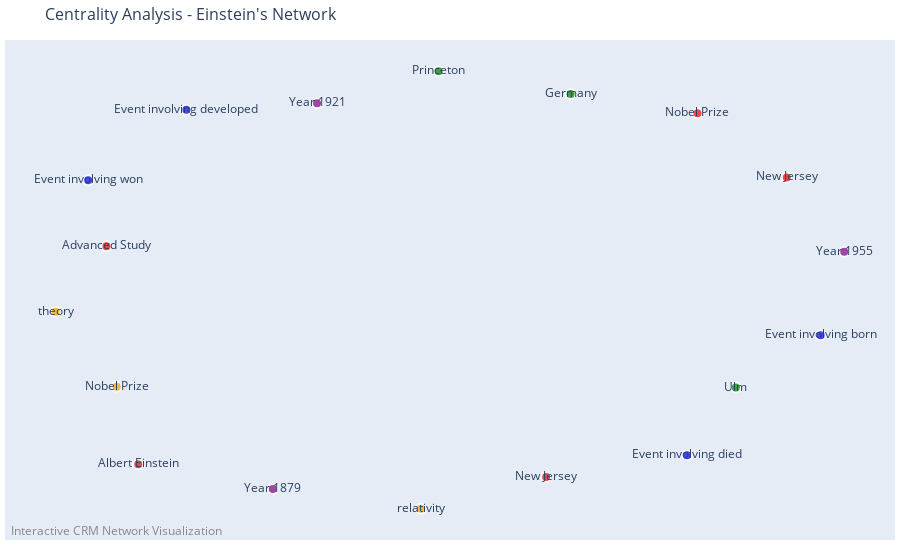
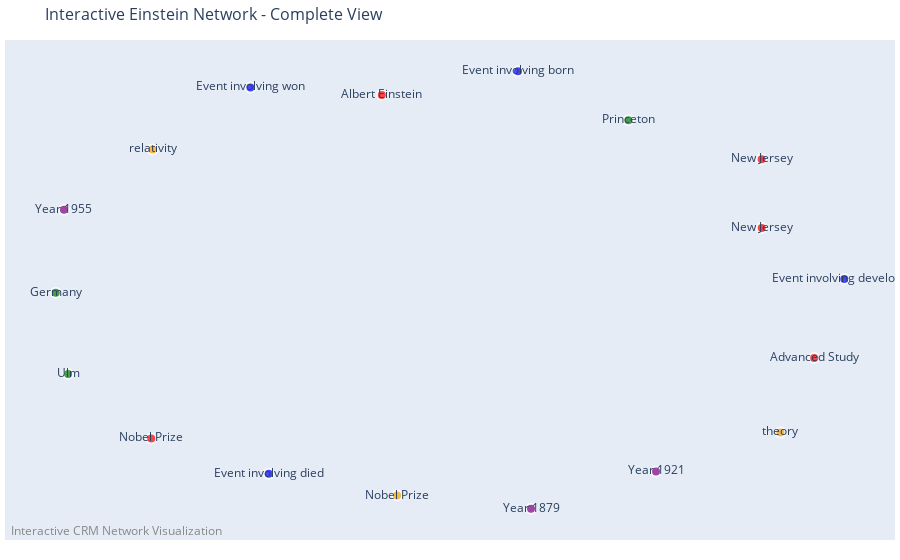

Notebook code for these charts, in order:
### Markdown cell above
## Step 8: Enhanced Interactive Features

Create additional interactive visualizations with community structure and centrality analysis.

### Code cell
# Create enhanced interactive visualizations
print("🎨 Creating enhanced interactive visualizations...")

# 1. Community Structure Visualization
if communities:
    print("📊 Creating community structure visualization...")
    community_fig = create_interactive_plot(
        graph,
        title="Community Structure - Einstein's Network",
        node_size_multiplier=25,
        edge_width_multiplier=2
    )
    
    # Add community colors
    community_colors = px.colors.qualitative.Set3[:len(communities)]
    for i, community in enumerate(communities):
        for node_id in community:
            if node_id in community_fig.data[1].marker.color:
                # Update node color for community
                pass
    
    community_file = plots_dir / "community_structure.html"
    community_fig.write_html(str(community_file))
    print(f"✅ Generated community plot: {community_file}")
    
    # Display community visualization
    try:
        community_fig.show()
    except ValueError as e:
        print(f"⚠️  Display issue: {e}")
        print(f"📁 Community plot saved: {community_file}")

# 2. Centrality Analysis Visualization
print("📊 Creating centrality analysis visualization...")
centrality_fig = create_interactive_plot(
    graph,
    title="Centrality Analysis - Einstein's Network",
    node_size_multiplier=30,
    edge_width_multiplier=1.5
)

centrality_file = plots_dir / "centrality_analysis.html"
centrality_fig.write_html(str(centrality_file))
print(f"✅ Generated centrality plot: {centrality_file}")

# Display centrality visualization
try:
    centrality_fig.show()
except ValueError as e:
    print(f"⚠️  Display issue: {e}")
    print(f"📁 Centrality plot saved: {centrality_file}")

# 3. Main Interactive Network
print("📊 Creating main interactive network...")
main_fig = create_interactive_plot(
    graph,
    title="Interactive Einstein Network - Complete View",
    node_size_multiplier=20,
    edge_width_multiplier=2
)

main_file = plots_dir / "interactive_network.html"
main_fig.write_html(str(main_file))
print(f"✅ Generated main interactive plot: {main_file}")

# Display main visualization
try:
    main_fig.show()
except ValueError as e:
    print(f"⚠️  Display issue: {e}")
    print(f"📁 Main plot saved: {main_file}")

### Figure 1 — Plotly figure (JSON) as saved in the notebook; plotly's stock layout.template omitted (floating-point values rounded to 4 significant figures)
{"data": [{"hoverinfo": "none", "line": {"color": "#888", "width": 1.5}, "mode": "lines", "type": "scatter", "x": [], "y": []}, {"hoverinfo": "text", "hovertext": ["ID: c682e9cf-344a-4868-8316-d323c7b4352e<br>Label: Albert Einstein<br>Class: E21", "ID: ab19b1e0-bd1b-494f-8075-4fe5364026e6<br>Label: Nobel Prize<br>Class: E21", "ID: 8391dbbf-4402-4b6c-b94b-31473364a0f5<br>Label: Advanced Study<br>Class: E21", "ID: 8f0905d0-be1c-4ea2-a735-22ce305bc43b<br>Label: New Jersey<br>Class: E21", "ID: c8037576-07c3-4cec-b6de-768503c7aecb<br>Label: New Jersey<br>Class: E21", "ID: 2fc47d3d-22f9-4da3-9601-5aa6fc5f7236<br>Label: Event involving born<br>Class: E5", "ID: 58797a3a-85d7-4bc7-a02b-8a9fa4fc074e<br>Label: Event involving died<br>Class: E5", "ID: b63bdf6e-534f-4355-80ef-0b8c702e8424<br>Label: Event involving developed<br>Class: E5", "ID: 030a0b4c-b017-4111-8189-2c2b013a0a3a<br>Label: Event involving won<br>Class: E5", "ID: 731b25b2-d9bd-4aed-ba2c-35c61bdd3d35<br>Label: Germany<br>Class: E53", "ID: 59c41d29-dfb8-4c69-b07c-6c8f4c27ef8f<br>Label: Princeton<br>Class: E53", "ID: 51f04aef-e16f-4c3b-aa2e-346c5a457764<br>Label: Ulm<br>Class: E53", "ID: 49b6c8be-5298-4786-a094-81f9a6782928<br>Label: theory<br>Class: E22", "ID: 3f08aefb-d6d2-4a8f-88c6-5118f1c83985<br>Label: Nobel Prize<br>Class: E22", "ID: 4a41a892-b7a1-45b3-b68e-ad36a053ac5f<br>Label: relativity<br>Class: E22", "ID: 87ddfa86-fa27-46ce-ae4d-f9c4141771f6<br>Label: Year 1879<br>Class: E52", "ID: 5040df55-adb5-4bc9-b249-17c7ca4b46f3<br>Label: Year 1921<br>Class: E52", "ID: e40e8e8f-0b5f-4cee-bf44-fa9c19db0b78<br>Label: Year 1955<br>Class: E52"], "marker": {"color": ["red", "red", "red", "red", "red", "blue", "blue", "blue", "blue", "green", "green", "green", "orange", "orange", "orange", "purple", "purple", "purple"], "line": {"color": "white", "width": 2}, "size": [10, 10, 10, 10, 10, 10, 10, 10, 10, 10, 10, 10, 10, 10, 10, 10, 10, 10]}, "mode": "markers+text", "text": ["Albert Einstein", "Nobel Prize", "Advanced Study", "New Jersey", "New Jersey", "Event involving born", "Event involving died", "Event involving developed", "Event involving won", "Germany", "Princeton", "Ulm", "theory", "Nobel Prize", "relativity", "Year 1879", "Year 1921", "Year 1955"], "textposition": "middle center", "type": "scatter", "x": [-0.7252, 0.6413, -0.8027, 0.2715, 0.8596, 0.9423, 0.6158, -0.6074, -0.8473, 0.3314, 0.00892, 0.735, -0.9266, -0.7776, -0.03458, -0.3964, -0.2881, 1], "y": [-0.7842, 0.7665, 0.1793, -0.8397, 0.4831, -0.2136, -0.7437, 0.7826, 0.4712, 0.8514, 0.9522, -0.4448, -0.1099, -0.4417, -0.9802, -0.8934, 0.8104, 0.1545]}], "layout": {"annotations": [{"font": {"color": "#888", "size": 12}, "showarrow": false, "text": "Interactive CRM Network Visualization", "x": 0.005, "xanchor": "left", "xref": "paper", "y": -0.002, "yanchor": "bottom", "yref": "paper"}], "hovermode": "closest", "margin": {"b": 20, "l": 5, "r": 5, "t": 40}, "showlegend": false, "title": {"font": {"size": 16}, "text": "Centrality Analysis - Einstein's Network"}, "xaxis": {"showgrid": false, "showticklabels": false, "zeroline": false}, "yaxis": {"showgrid": false, "showticklabels": false, "zeroline": false}}}

### Figure 2 — Plotly figure (JSON) as saved in the notebook; plotly's stock layout.template omitted (floating-point values rounded to 4 significant figures)
{"data": [{"hoverinfo": "none", "line": {"color": "#888", "width": 2}, "mode": "lines", "type": "scatter", "x": [], "y": []}, {"hoverinfo": "text", "hovertext": ["ID: c682e9cf-344a-4868-8316-d323c7b4352e<br>Label: Albert Einstein<br>Class: E21", "ID: ab19b1e0-bd1b-494f-8075-4fe5364026e6<br>Label: Nobel Prize<br>Class: E21", "ID: 8391dbbf-4402-4b6c-b94b-31473364a0f5<br>Label: Advanced Study<br>Class: E21", "ID: 8f0905d0-be1c-4ea2-a735-22ce305bc43b<br>Label: New Jersey<br>Class: E21", "ID: c8037576-07c3-4cec-b6de-768503c7aecb<br>Label: New Jersey<br>Class: E21", "ID: 2fc47d3d-22f9-4da3-9601-5aa6fc5f7236<br>Label: Event involving born<br>Class: E5", "ID: 58797a3a-85d7-4bc7-a02b-8a9fa4fc074e<br>Label: Event involving died<br>Class: E5", "ID: b63bdf6e-534f-4355-80ef-0b8c702e8424<br>Label: Event involving developed<br>Class: E5", "ID: 030a0b4c-b017-4111-8189-2c2b013a0a3a<br>Label: Event involving won<br>Class: E5", "ID: 731b25b2-d9bd-4aed-ba2c-35c61bdd3d35<br>Label: Germany<br>Class: E53", "ID: 59c41d29-dfb8-4c69-b07c-6c8f4c27ef8f<br>Label: Princeton<br>Class: E53", "ID: 51f04aef-e16f-4c3b-aa2e-346c5a457764<br>Label: Ulm<br>Class: E53", "ID: 49b6c8be-5298-4786-a094-81f9a6782928<br>Label: theory<br>Class: E22", "ID: 3f08aefb-d6d2-4a8f-88c6-5118f1c83985<br>Label: Nobel Prize<br>Class: E22", "ID: 4a41a892-b7a1-45b3-b68e-ad36a053ac5f<br>Label: relativity<br>Class: E22", "ID: 87ddfa86-fa27-46ce-ae4d-f9c4141771f6<br>Label: Year 1879<br>Class: E52", "ID: 5040df55-adb5-4bc9-b249-17c7ca4b46f3<br>Label: Year 1921<br>Class: E52", "ID: e40e8e8f-0b5f-4cee-bf44-fa9c19db0b78<br>Label: Year 1955<br>Class: E52"], "marker": {"color": ["red", "red", "red", "red", "red", "blue", "blue", "blue", "blue", "green", "green", "green", "orange", "orange", "orange", "purple", "purple", "purple"], "line": {"color": "white", "width": 2}, "size": [10, 10, 10, 10, 10, 10, 10, 10, 10, 10, 10, 10, 10, 10, 10, 10, 10, 10]}, "mode": "markers+text", "text": ["Albert Einstein", "Nobel Prize", "Advanced Study", "New Jersey", "New Jersey", "Event involving born", "Event involving died", "Event involving developed", "Event involving won", "Germany", "Princeton", "Ulm", "theory", "Nobel Prize", "relativity", "Year 1879", "Year 1921", "Year 1955"], "textposition": "middle center", "type": "scatter", "x": [-0.1649, -0.7296, 0.8938, 0.7653, 0.7651, 0.1685, -0.4417, 0.9675, -0.4867, -0.9635, 0.439, -0.9332, 0.8111, -0.1276, -0.7262, 0.2003, 0.5065, -0.9435], "y": [0.8919, -0.6683, -0.3029, 0.2875, 0.6005, 1, -0.8281, 0.05631, 0.9266, -0.006736, 0.7777, -0.376, -0.6407, -0.9276, 0.645, -0.9876, -0.8183, 0.3707]}], "layout": {"annotations": [{"font": {"color": "#888", "size": 12}, "showarrow": false, "text": "Interactive CRM Network Visualization", "x": 0.005, "xanchor": "left", "xref": "paper", "y": -0.002, "yanchor": "bottom", "yref": "paper"}], "hovermode": "closest", "margin": {"b": 20, "l": 5, "r": 5, "t": 40}, "showlegend": false, "title": {"font": {"size": 16}, "text": "Interactive Einstein Network - Complete View"}, "xaxis": {"showgrid": false, "showticklabels": false, "zeroline": false}, "yaxis": {"showgrid": false, "showticklabels": false, "zeroline": false}}}
